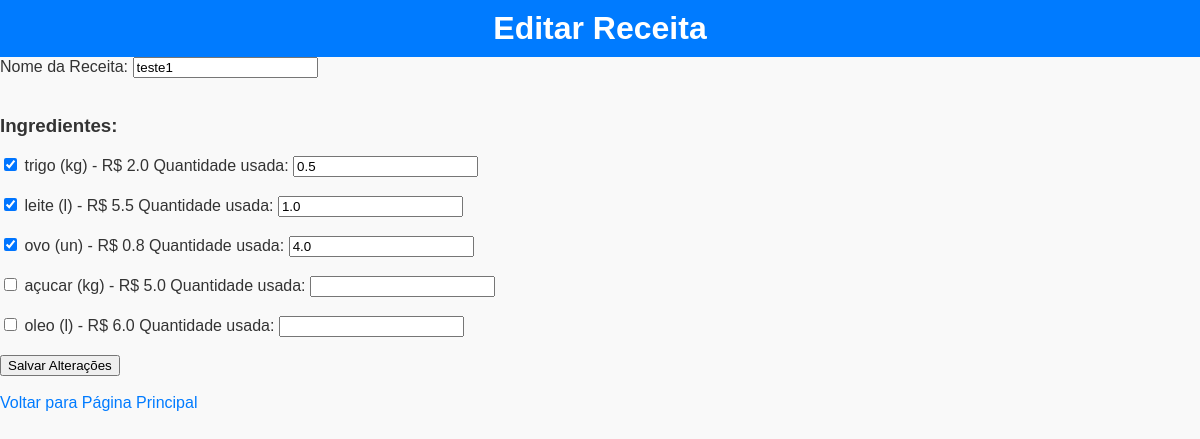
The page /editar_receita/1 on the database its author committed.
### app.py (models this page shows)
class Receita(db.Model):
    id = db.Column(db.Integer, primary_key=True)
    nome = db.Column(db.String(100), nullable=False)
    ingredientes_usados = db.relationship('IngredienteReceita', backref='receita', lazy=True)

class Ingrediente(db.Model):
    id = db.Column(db.Integer, primary_key=True)  # ID único
    nome = db.Column(db.String(100), nullable=False)  # Nome do ingrediente
    quantidade = db.Column(db.Float, nullable=False)  # Quantidade disponível
    unidade = db.Column(db.String(10), nullable=False)  # Unidade de medida (g, ml, un)
    preco = db.Column(db.Float, nullable=False)  # Preço unitário em reais

class IngredienteReceita(db.Model):
    id = db.Column(db.Integer, primary_key=True)  # ID único
    receita_id = db.Column(db.Integer, db.ForeignKey('receita.id'))  # ID da receita
    ingrediente_id = db.Column(db.Integer, db.ForeignKey('ingrediente.id'))  # ID do ingrediente
    quantidade_usada = db.Column(db.Float, nullable=False)  # Quantidade usada na receita
    ingrediente = db.relationship('Ingrediente')  # Acesso ao objeto Ingrediente

### app.py (the view, shortened to what this page needs)
@app.route('/editar_receita/<int:receita_id>', methods=['GET', 'POST'])
def editar_receita(receita_id):
    receita = Receita.query.get_or_404(receita_id)
    ingredientes = Ingrediente.query.all()
    ingredientes_usados = {ing_rec.ingrediente_id: ing_rec.quantidade_usada for ing_rec in receita.ingredientes_usados}
    return render_template('editar_receita.html', receita=receita, ingredientes=ingredientes, ingredientes_usados=ingredientes_usados)

### templates/editar_receita.html (shortened to what this page needs)
<!DOCTYPE html>
<html lang="pt-br">
<head>
    <link rel="stylesheet" href="{{ url_for('static', filename='css/style.css') }}">
</head>
<body>
    <h1>Editar Receita</h1>
    <form method="post">
        <label for="nome-receita">Nome da Receita:</label>
        <input type="text" id="nome-receita" name="nome" value="{{ receita.nome }}" required><br><br>
        <h3>Ingredientes:</h3>
        {% for ing in ingredientes %}
            <label>
                <input type="checkbox" name="ingrediente_{{ ing.id }}"
                       {% if ing.id in ingredientes_usados %}checked{% endif %}>
                {{ ing.nome }} ({{ ing.unidade }}) - R$ {{ ing.preco }}
            </label>
            <label>
                Quantidade usada:
                <input type="number" name="quantidade_{{ ing.id }}" step="0.01"
                       value="{{ ingredientes_usados[ing.id] if ing.id in ingredientes_usados else '' }}">
            </label><br><br>
        {% endfor %}
        <button type="submit">Salvar Alterações</button>
    </form>
    <br>
    <a href="{{ url_for('ver_receitas') }}">Voltar para Página Principal</a>
</body>
</html>

### static/css/style.css (style rules this page uses)
body { font-family: Arial, sans-serif; margin: 0; padding: 0; background-color: #f9f9f9; color: #333; }
h1 { text-align: center; padding: 10px; background-color: #007BFF; color: white; margin: 0; }
a { text-decoration: none; color: #007BFF; }

### rows shown on the page
Receita: nome "teste1"
Ingrediente: id "☑", nome "trigo", unidade "kg", preco "2.0"
IngredienteReceita: quantidade_usada "0.5"
Ingrediente: id "☑", nome "leite", unidade "l", preco "5.5"
IngredienteReceita: quantidade_usada "1.0"
Ingrediente: id "☑", nome "ovo", unidade "un", preco "0.8"
IngredienteReceita: quantidade_usada "4.0"
Ingrediente: nome "açucar", unidade "kg", preco "5.0"
Ingrediente: nome "oleo", unidade "l", preco "6.0"
